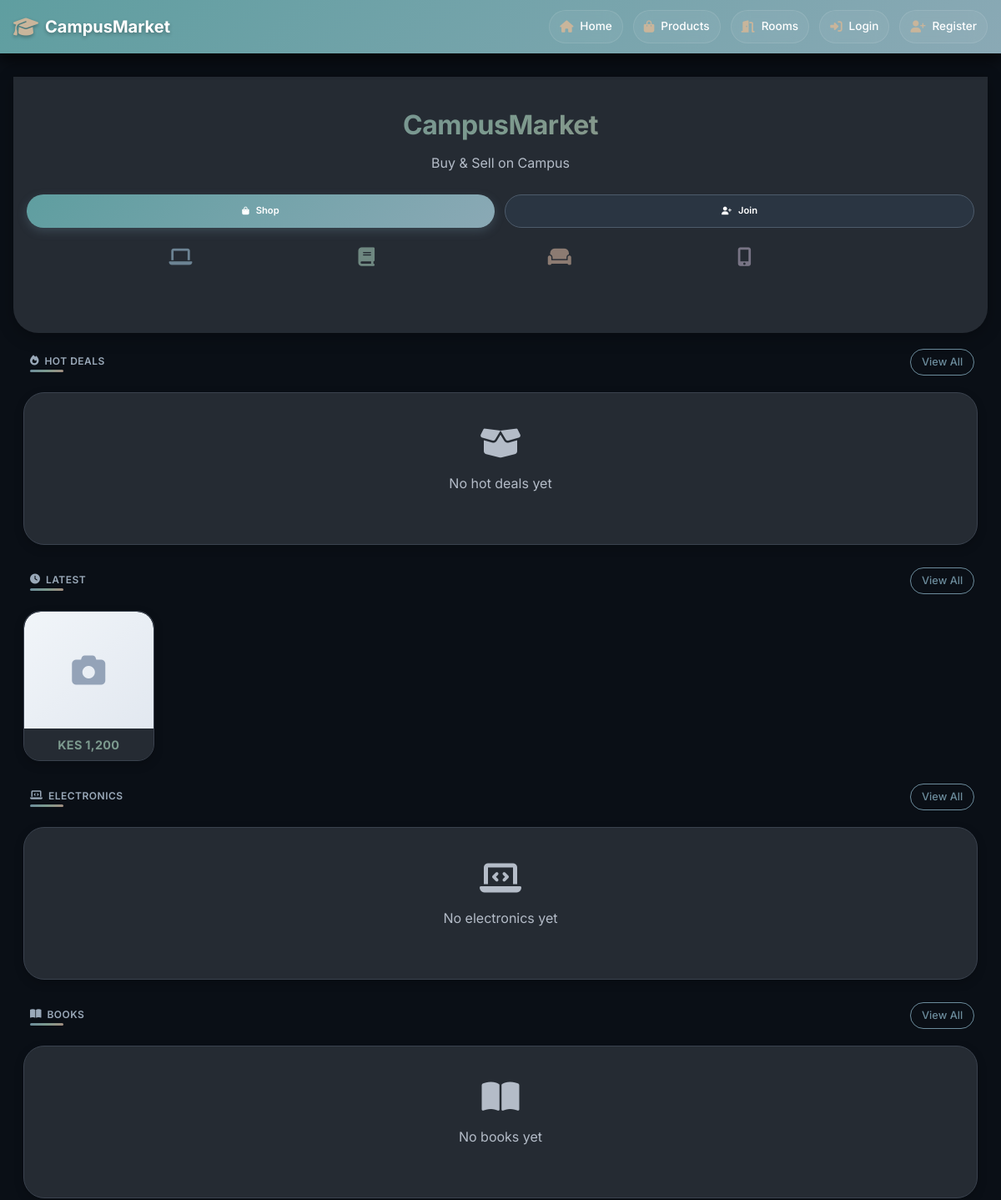
Before: / (upper part) with the older database file.
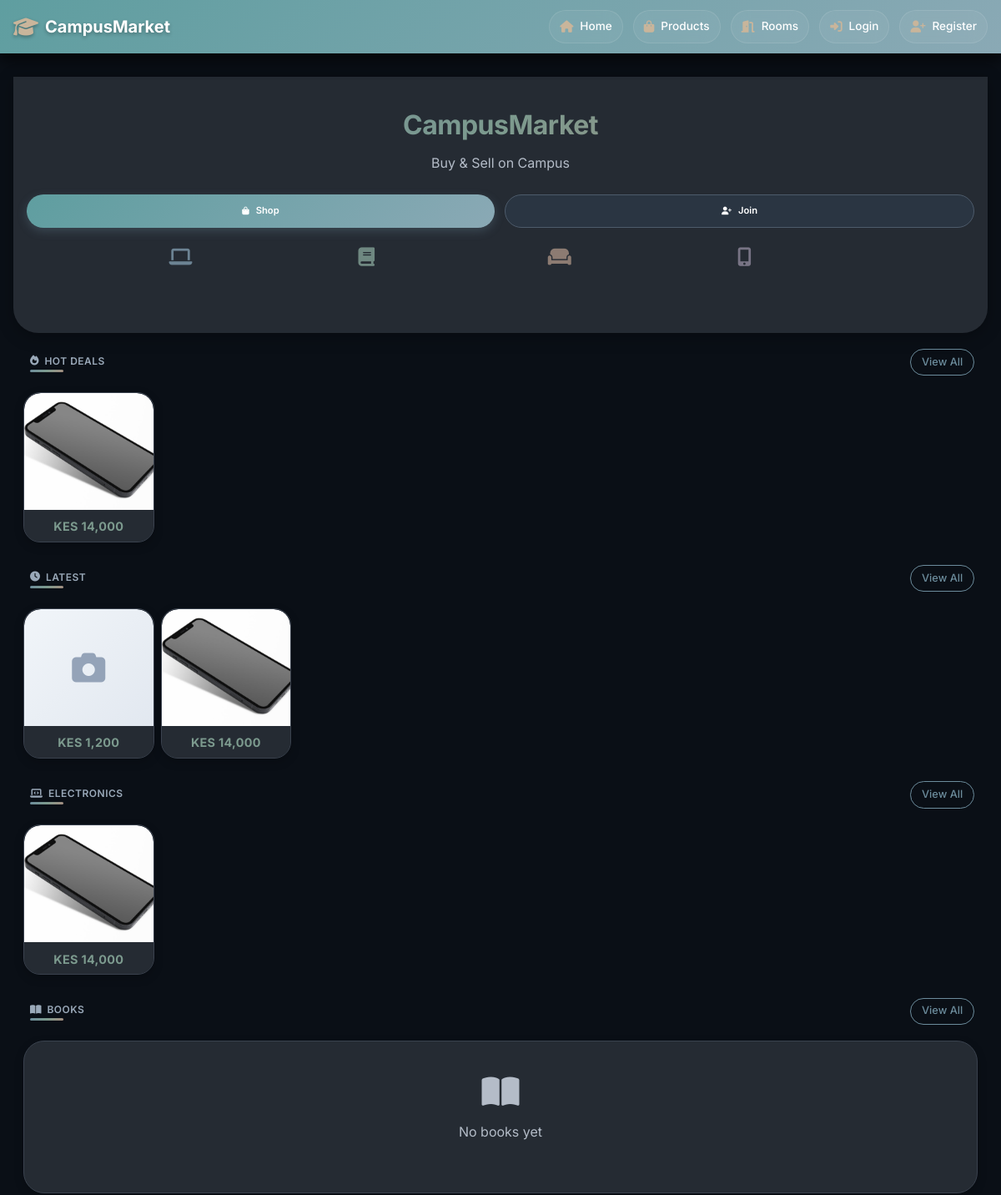
After: the same page with the newer database file.
### app/models.py (models this page shows, shortened)
class Product(db.Model):
    __tablename__ = 'products'
    id = db.Column(db.Integer, primary_key=True)
    title = db.Column(db.String(100), nullable=False)
    description = db.Column(db.Text)
    price = db.Column(db.Float, nullable=False)
    condition = db.Column(db.String(20))
    contact_info = db.Column(db.Text)
    is_fast_moving = db.Column(db.Boolean, default=False)
    is_active = db.Column(db.Boolean, default=True)
    is_sold = db.Column(db.Boolean, default=False)
    Token = db.Column(db.Float, nullable=False)
    category_id = db.Column(db.Integer, db.ForeignKey('categories.id'), nullable=False)
    seller_id = db.Column(db.Integer, db.ForeignKey('users.id'), nullable=False)
    image_group_id = db.Column(db.Integer, db.ForeignKey('product_image_groups.id'), nullable=True)
    created_at = db.Column(db.DateTime, default=datetime.utcnow)
    updated_at = db.Column(db.DateTime, default=datetime.utcnow, onupdate=datetime.utcnow)
    hostel_name = db.Column(db.String(100), nullable=False, default='')
    location = db.Column(db.String(100), nullable=False, default='')
    leave_date = db.Column(db.DateTime, nullable=False, default=datetime.utcnow)
    room_type = db.Column(db.String(20), default='single')
    deposit = db.Column(db.Float, default=0)
    commission_percentage = db.Column(db.Float, default=0)
    is_commission_listing = db.Column(db.Boolean, default=False)
    status = db.Column(db.String(20), default='available')
    agreement_user_id = db.Column(db.Integer, db.ForeignKey('users.id'), nullable=True)
    agreement_expires_at = db.Column(db.DateTime, nullable=True)
    booked_at = db.Column(db.DateTime, nullable=True)
    total_unlocks = db.Column(db.Integer, default=0)
    last_interest_update = db.Column(db.DateTime, default=datetime.utcnow)
    payments = db.relationship('Payment', back_populates='product', lazy=True, cascade="all, delete-orphan")
    chats = db.relationship('Chat', back_populates='product', lazy=True, cascade='all, delete-orphan')
    offers = db.relationship('Offer', back_populates='product', lazy=True, cascade='all, delete-orphan')
    unlocks = db.relationship(
    'ProductUnlock',
    back_populates='product',
    cascade='all, delete-orphan'
)
    notifications = db.relationship(
    'Notification',
    back_populates='product',
    cascade='all, delete-orphan'
)
    agreement_user = db.relationship('User', foreign_keys=[agreement_user_id])
    category = db.relationship('Category', back_populates='products')
    seller = db.relationship('User', foreign_keys=[seller_id], back_populates='products')
    image_group = db.relationship('ProductImageGroup', back_populates='product')
    @property
    def image(self):
        if self.image_group and self.image_group.images:
            return self.image_group.images[0].filename
        return None

class ProductImage(db.Model):
    __tablename__ = 'product_images'
    id = db.Column(db.Integer, primary_key=True)
    filename = db.Column(db.String(255), nullable=False)
    filepath = db.Column(db.String(500), nullable=False)
    uploaded_at = db.Column(db.DateTime, default=datetime.utcnow)
    group_id = db.Column(db.Integer, db.ForeignKey('product_image_groups.id'))
    group = db.relationship('ProductImageGroup', back_populates='images')

### app/main/routes.py (the view)
@main_bp.route('/')
def index():
    all_products = Product.query.filter(
        Product.is_active == True,
        Product.is_sold == False,
        Product.hostel_name == ""  # Regular products only
    ).limit(12).all()
    fast_moving = Product.query.filter(
        Product.is_fast_moving == True,
        Product.is_sold == False,
        Product.hostel_name == ""  # Regular products only
    ).all()
    categories = Category.query.all()
    products_by_category = {}
    for category in categories:
        products_by_category[category.id] = Product.query.filter(
            Product.category_id == category.id,
            Product.is_active == True,
            Product.is_sold == False,
            Product.hostel_name == ""
        ).limit(8).all()
    return render_template("main/index.html",
                         all_products=all_products,
                         fast_moving=fast_moving,
                         categories=categories,
                         products_by_category=products_by_category)

### app/templates/main/index.html (shortened to what the changed rows need)
{% extends "base.html" %}
{% block content %}
<section class="hero">
    <div class="hero-content">
        <h1 class="hero-title">CampusMarket</h1>
    </div>
</section>
<section id="hotdeals" class="compact-section">
    <div class="section-header">
        <h2 class="section-title">
            <i class="fas fa-fire"></i> Hot Deals
        </h2>
    </div>
    {% if fast_moving %}
        <div class="compact-grid">
            {% for product in fast_moving %}
                <div class="compact-card" onclick="window.location='{{ url_for('products.view_product', product_id=product.id) }}'">
                    <div class="card-image">
                        {% if product.image %}
                            <img src="{{ url_for('static', filename='uploads/product_images/' + product.image) }}"
                                 alt="{{ product.title }}"
                                 loading="lazy"
                                 onerror="this.style.display='none'; this.nextElementSibling.style.display='flex';">
                        {% else %}
                            <div class="image-placeholder">
                                <i class="fas fa-camera"></i>
                            </div>
                        {% endif %}
                    </div>
                    <div class="card-content">
                        <p class="card-price">KES {{ "{:,.0f}".format(product.price) }}</p>
                    </div>
                </div>
            {% endfor %}
        </div>
    {% else %}
        <div class="empty-compact">
            <i class="fas fa-box-open"></i>
            <p>No hot deals yet</p>
        </div>
    {% endif %}
</section>
<section id="latest" class="compact-section">
    <div class="section-header">
        <h2 class="section-title">
            <i class="fas fa-clock"></i> Latest
        </h2>
    </div>
    {% if all_products %}
        <div class="compact-grid">
            {% for product in all_products %}
                <div class="compact-card" onclick="window.location='{{ url_for('products.view_product', product_id=product.id) }}'">
                    <div class="card-image">
                        {% if product.image %}
                            <img src="{{ url_for('static', filename='uploads/product_images/' + product.image) }}"
                                 alt="{{ product.title }}"
                                 loading="lazy"
                                 onerror="this.style.display='none'; this.nextElementSibling.style.display='flex';">
                            <div class="image-placeholder" style="display: none;">
                                <i class="fas fa-camera"></i>
                            </div>
                        {% else %}
                            <div class="image-placeholder">
                                <i class="fas fa-camera"></i>
                            </div>
                        {% endif %}
                    </div>
                    <div class="card-content">
                        <p class="card-price">KES {{ "{:,.0f}".format(product.price) }}</p>
                    </div>
                </div>
            {% endfor %}
        </div>
    {% endif %}
</section>
<section id="electronics" class="compact-section">
    <div class="section-header">
        <h2 class="section-title">
            <i class="fas fa-laptop-code"></i> Electronics
        </h2>
    </div>
    {% set electronics_category = categories|selectattr("name", "equalto", "Electronics")|first %}
    {% set electronics_products = products_by_category.get(electronics_category.id, []) if electronics_category else [] %}
    {% if electronics_products %}
        <div class="compact-grid">
            {% for product in electronics_products[:8] %}
                <div class="compact-card" onclick="window.location='{{ url_for('products.view_product', product_id=product.id) }}'">
                    <div class="card-image">
                        {% if product.image %}
                            <img src="{{ url_for('static', filename='uploads/product_images/' + product.image) }}"
                                 alt="{{ product.title }}"
                                 loading="lazy"
                                 onerror="this.style.display='none'; this.nextElementSibling.style.display='flex';">
                        {% else %}
                            <div class="image-placeholder">
                                <i class="fas fa-camera"></i>
                            </div>
                        {% endif %}
                    </div>
                    <div class="card-content">
                        <p class="card-price">KES {{ "{:,.0f}".format(product.price) }}</p>
                    </div>
                </div>
            {% endfor %}
        </div>
    {% else %}
        <div class="empty-compact">
            <i class="fas fa-laptop-code"></i>
            <p>No electronics yet</p>
        </div>
    {% endif %}
</section>
<section id="books" class="compact-section">
    <div class="section-header">
        <h2 class="section-title">
            <i class="fas fa-book-open"></i> Books
        </h2>
    </div>
    {% set books_category = categories|selectattr("name", "equalto", "Books")|first %}
    {% set books_products = products_by_category.get(books_category.id, []) if books_category else [] %}
</section>
    {% set furniture_category = categories|selectattr("name", "equalto", "Furniture")|first %}
    {% set furniture_products = products_by_category.get(furniture_category.id, []) if furniture_category else [] %}
    {% set fashion_category = categories|selectattr("name", "equalto", "Fashion")|first %}
    {% set fashion_products = products_by_category.get(fashion_category.id, []) if fashion_category else [] %}
{% endblock %}

Changed rows visible on the page:
added Product: filename (picture), price "14,000"
Other visible differences:
text no longer shown: "No hot deals yet No electronics yet"
